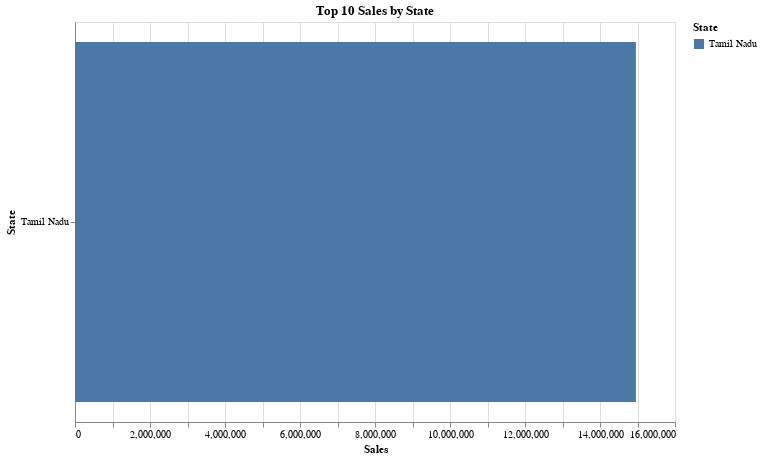

Here is the notebook cell this chart was saved with:
### Markdown cell above
**2. Interactive Bar Chart for Sales by State**

### Code cell
import altair as alt
import pandas as pd
sale_df = pd.read_csv('Supermart Grocery Sales - Retail Analytics Dataset.csv', encoding='unicode_escape')
sales_by_state = sale_df.groupby('State')['Sales'].sum().reset_index().nlargest(10, 'Sales')
bar_chart = alt.Chart(sales_by_state).mark_bar().encode(
    x=alt.X('Sales:Q', title='Sales'),
    y=alt.Y('State:N', title='State', sort='-x'),
    color='State:N',
    tooltip=['State', 'Sales']
).properties(
    title='Top 10 Sales by State',
    width=600,
    height=400
).interactive()
bar_chart

### Figure 1 — Vega-Lite specification as saved in the notebook (floating-point values rounded to 4 significant figures)
{"config": {"view": {"continuousWidth": 300, "continuousHeight": 300}}, "data": {"name": "data-6b37fc25a7e1ecd9ad13c9af7fc8ac3f"}, "mark": {"type": "bar"}, "encoding": {"color": {"field": "State", "type": "nominal"}, "tooltip": [{"field": "State", "type": "nominal"}, {"field": "Sales", "type": "quantitative"}], "x": {"field": "Sales", "title": "Sales", "type": "quantitative"}, "y": {"field": "State", "sort": "-x", "title": "State", "type": "nominal"}}, "height": 400, "params": [{"name": "param_4", "select": {"type": "interval", "encodings": ["x", "y"]}, "bind": "scales"}], "title": "Top 10 Sales by State", "width": 600, "$schema": "https://vega.github.io/schema/vega-lite/v5.20.1.json", "datasets": {"data-6b37fc25a7e1ecd9ad13c9af7fc8ac3f": [{"State": "Tamil Nadu", "Sales": 14956982}]}}
